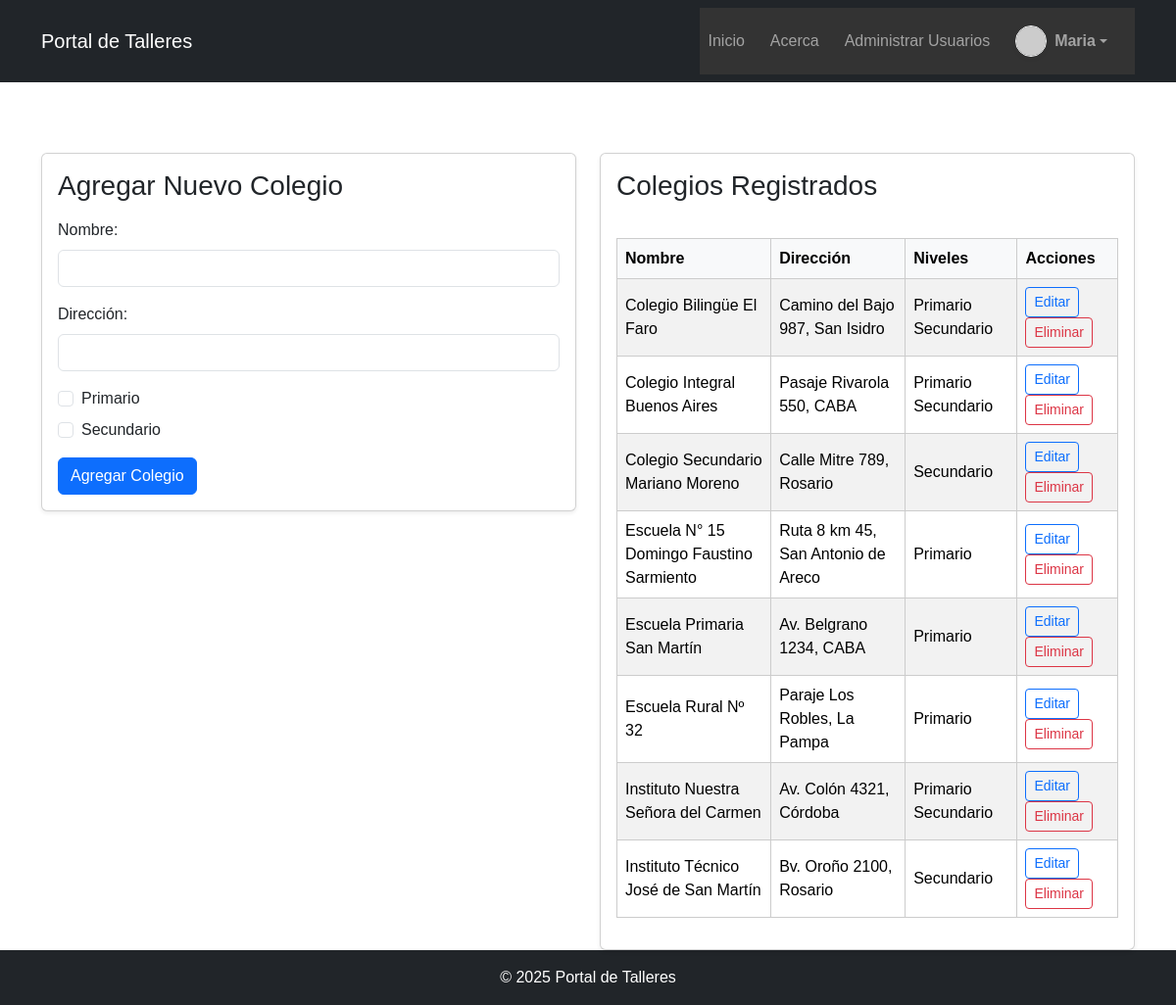
The app's page /colegios.php (signed in) with its own data.
### tables this page shows
CREATE TABLE `colegios` (
  `id` int(11) NOT NULL,
  `nombre` varchar(100) NOT NULL,
  `direccion` varchar(200) DEFAULT NULL,
  `primario` tinyint(1) DEFAULT 0,
  `secundario` tinyint(1) DEFAULT 0
);

### includes/funciones.php (called while the page is built, shortened)
<?php
function obtenerColegios() {
    try {
        $pdo = conectarDB();
        $stmt = $pdo->query("SELECT * FROM colegios ORDER BY nombre ASC");
        return $stmt->fetchAll(PDO::FETCH_ASSOC);
    } catch (PDOException $e) {
        error_log("Error en obtenerColegios: " . $e->getMessage());
        echo "Error en obtenerColegios: " . $e->getMessage();
        exit;
    }
}

### colegios.php (the view, shortened to what this page needs)
<?php
include("includes/header.php");
include("includes/nav.php");
require_once("includes/funciones.php");
$editando = false;
$colegios = obtenerColegios();
?>
<div class="container mt-5">
    <div class="row">
        <div class="col-md-6">
            <div class="card shadow-sm mb-4">
                <div class="card-body">
                    <h3 class="card-title mb-3">
                        <?= $editando ? "Editar Colegio" : "Agregar Nuevo Colegio" ?>
                    </h3>
                    <form method="post">
                        <div class="mb-3">
                            <label class="form-label">Nombre:</label>
                            <input type="text" name="nombre" class="form-control" required
                                value="<?= $editando ? htmlspecialchars($colegio_edit['nombre']) : '' ?>">
                        </div>
                        <div class="mb-3">
                            <label class="form-label">Dirección:</label>
                            <input type="text" name="direccion" class="form-control" required
                                value="<?= $editando ? htmlspecialchars($colegio_edit['direccion']) : '' ?>">
                        </div>
                        <div class="form-check mb-2">
                            <input class="form-check-input" type="checkbox" name="primario" id="primario"
                                <?= ($editando && $colegio_edit['primario']) ? 'checked' : '' ?>>
                            <label class="form-check-label" for="primario">Primario</label>
                        </div>
                        <div class="form-check mb-3">
                            <input class="form-check-input" type="checkbox" name="secundario" id="secundario"
                                <?= ($editando && $colegio_edit['secundario']) ? 'checked' : '' ?>>
                            <label class="form-check-label" for="secundario">Secundario</label>
                        </div>
                        <button type="submit" class="btn btn-primary" name="<?= $editando ? 'guardar_edicion' : 'agregar' ?>">
                            <?= $editando ? "Guardar Cambios" : "Agregar Colegio" ?>
                        </button>
                    </form>
                </div>
            </div>
        </div>
        <div class="col-md-6">
            <div class="card shadow-sm">
                <div class="card-body">
                    <h3 class="card-title mb-3">Colegios Registrados</h3>
                    <?php if (count($colegios) === 0): ?>
                        <p class="text-muted">No hay colegios registrados aún.</p>
                    <?php else: ?>
                        <div class="table-responsive">
                            <table class="table table-striped table-hover align-middle">
                                <thead class="table-light">
                                    <tr>
                                        <th>Nombre</th>
                                        <th>Dirección</th>
                                        <th>Niveles</th>
                                        <th>Acciones</th>
                                    </tr>
                                </thead>
                                <tbody>
                                    <?php foreach ($colegios as $c): ?>
                                        <tr>
                                            <td><?= htmlspecialchars($c['nombre']) ?></td>
                                            <td><?= htmlspecialchars($c['direccion']) ?></td>
                                            <td>
                                                <?= $c['primario'] ? "Primario " : "" ?>
                                                <?= $c['secundario'] ? "Secundario" : "" ?>
                                            </td>
                                            <td>
                                                <form method="post" class="d-inline">
                                                    <button type="submit" class="btn btn-sm btn-outline-primary">Editar</button>
                                                </form>
                                                <form method="post" class="d-inline" onsubmit="return confirm('¿Seguro que deseas eliminar este colegio?');">
                                                    <button type="submit" class="btn btn-sm btn-outline-danger">Eliminar</button>
                                                </form>
                                            </td>
                                        </tr>
                                    <?php endforeach; ?>
                                </tbody>
                            </table>
                        </div>
                    <?php endif; ?>
                </div>
            </div>
        </div>
    </div>
</div>
<?php include("includes/footer.php"); ?>

### css/styles.css (style rules this page uses)
body { font-family: Arial, sans-serif; height: 100%; margin: 0; padding: 0; display: flex; flex-direction: column; min-height: 100vh; }
table { border-collapse: collapse; width: 80%; margin: 20px auto; }
th, td { padding: 10px; border: 1px solid #ccc; }

### records on screen
colegios: nombre "Colegio Bilingüe El Faro", direccion "Camino del Bajo 987, San Isidro", primario "Primario", secundario "Secundario"
colegios: nombre "Colegio Integral Buenos Aires", direccion "Pasaje Rivarola 550, CABA", primario "Primario", secundario "Secundario"
colegios: nombre "Colegio Secundario Mariano Moreno", direccion "Calle Mitre 789, Rosario", secundario "Secundario"
colegios: nombre "Escuela N° 15 Domingo Faustino Sarmiento", direccion "Ruta 8 km 45, San Antonio de Areco", primario "Primario"
colegios: nombre "Escuela Primaria San Martín", direccion "Av. Belgrano 1234, CABA", primario "Primario"
colegios: nombre "Escuela Rural Nº 32", direccion "Paraje Los Robles, La Pampa", primario "Primario"
colegios: nombre "Instituto Nuestra Señora del Carmen", direccion "Av. Colón 4321, Córdoba", primario "Primario", secundario "Secundario"
colegios: nombre "Instituto Técnico José de San Martín", direccion "Bv. Oroño 2100, Rosario", secundario "Secundario"

### other values on screen
$_SESSION['usuario']['usuario'] "Maria"
